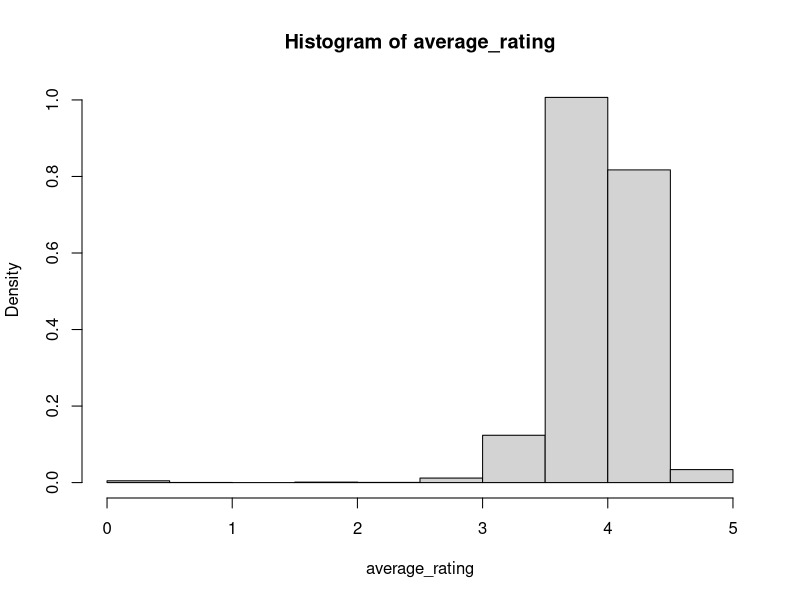
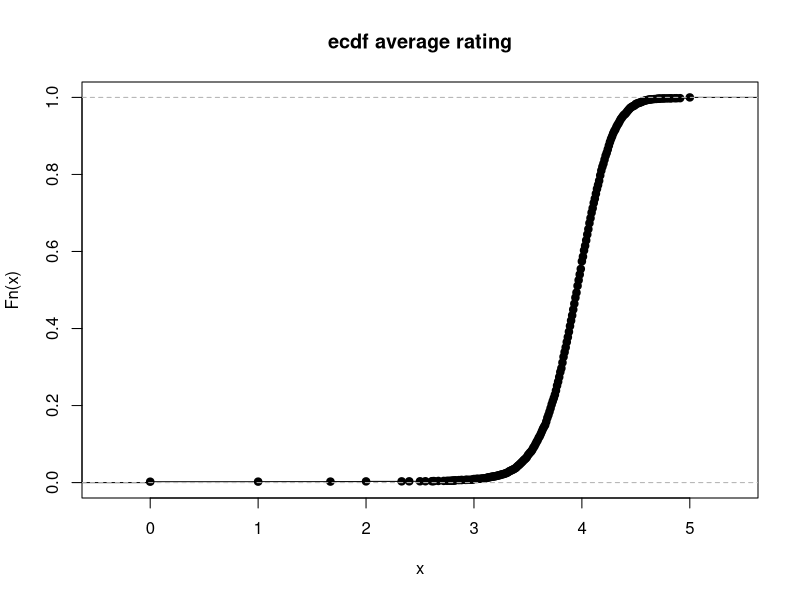
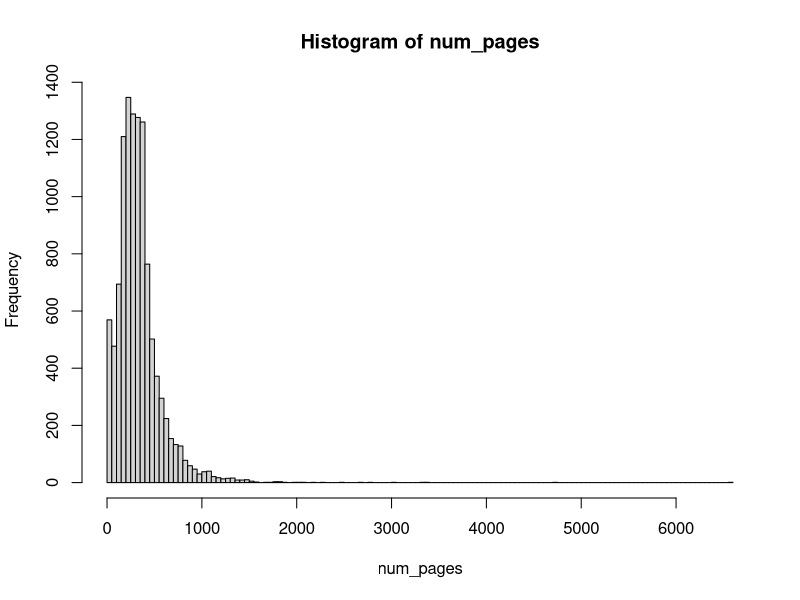
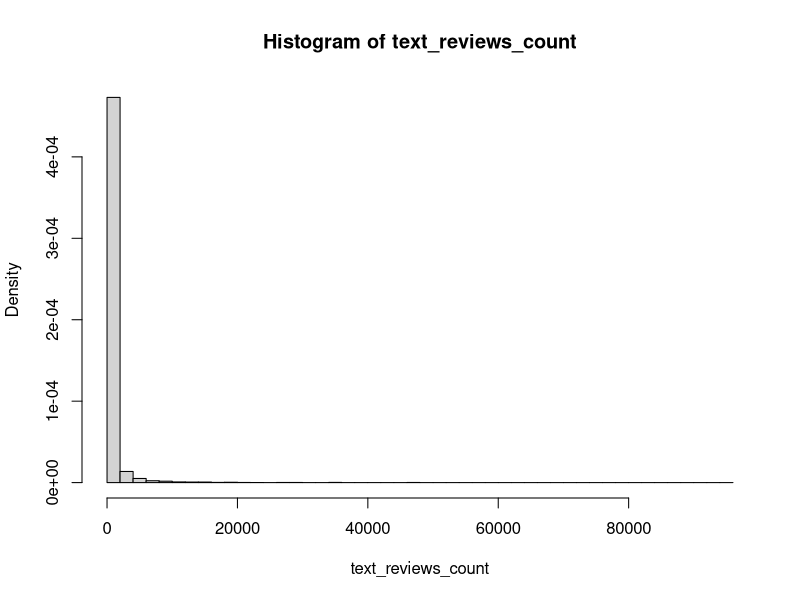
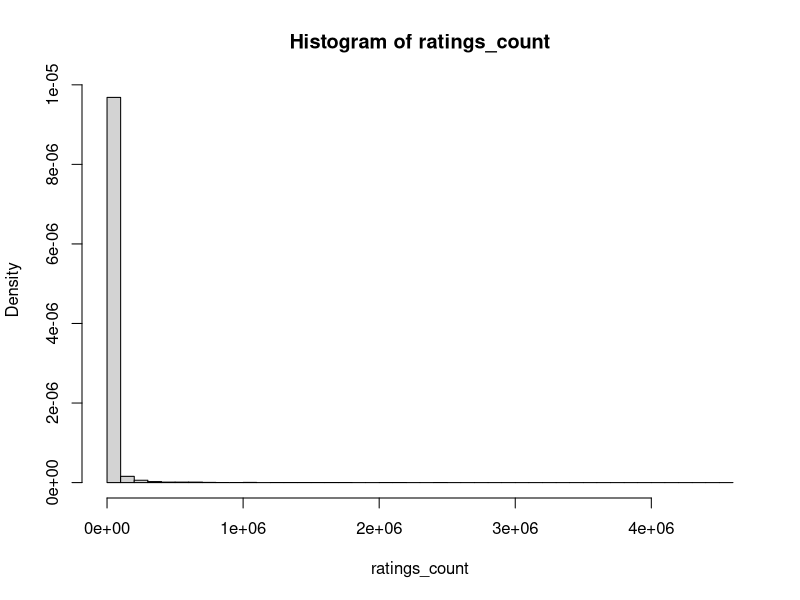
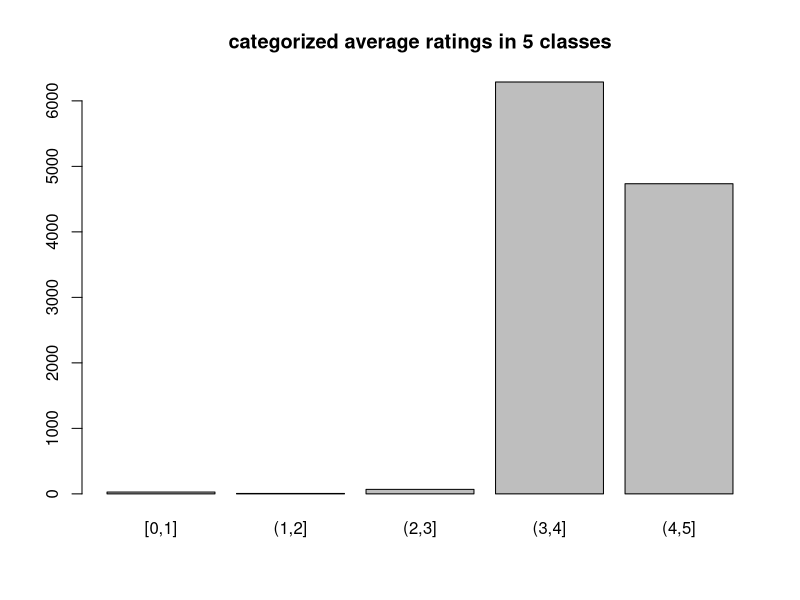
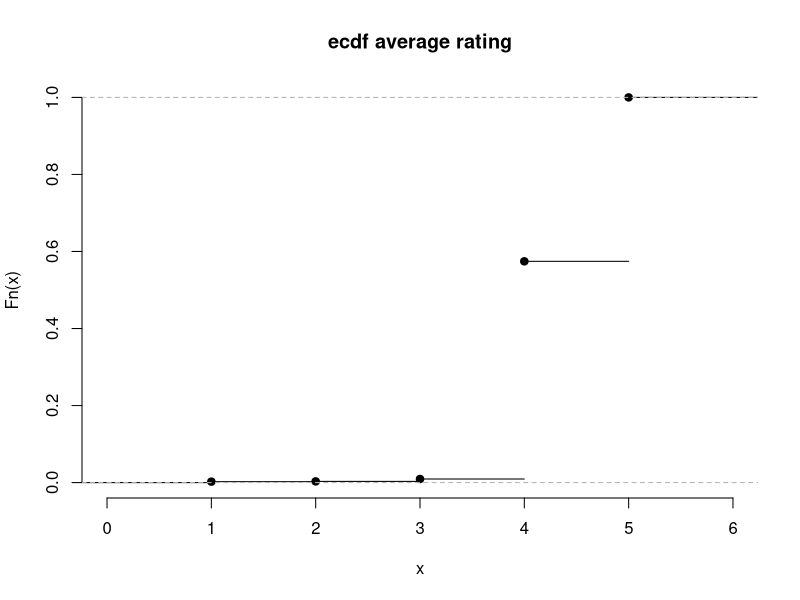
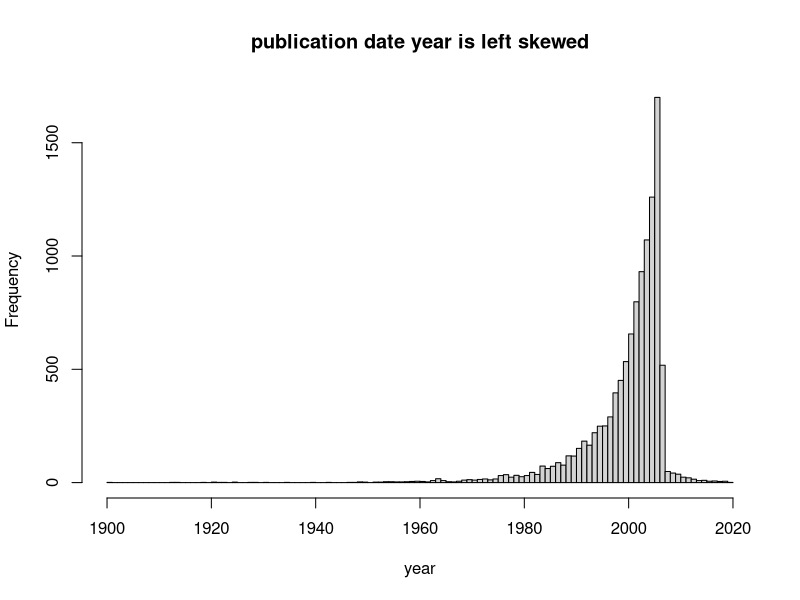

Write the R code that produced these figures, in order. (Note: this script raises an error after producing the figures.)
## ---- chunk 1
knitr::opts_chunk$set(echo = F)
## ---- chunk 2
library(tidyverse)
library(skimr)
library(lubridate)
## ---- chunk 3
data <- read_csv("books.csv")
## ---- chunk 4
skim(data)
## ---- chunk 5
attach(data)
## ---- chunk 6
hist(average_rating,breaks = 10, probability  = T)
## ---- chunk 7
Fn_AR <- ecdf(average_rating)
plot(Fn_AR, main="ecdf average rating")
## ---- chunk 8
summary(average_rating)
## ---- chunk 9
hist(num_pages,breaks = 100)

## ---- chunk 10
summary(num_pages)
## ---- chunk 11
hist(text_reviews_count, breaks = 50,probability = TRUE)

## ---- chunk 12
summary(text_reviews_count)
## ---- chunk 13
hist(ratings_count, breaks = 50, prob = T)
## ---- chunk 14
nbClasses = 5
data$av_cat <- cut(average_rating,breaks = seq(0,5,by = 5/nbClasses),closed = "right", include.lowest = T
                         )
 barplot(table(data$av_cat),
         main = sprintf("categorized average ratings in %d classes",
                        nbClasses ))
## ---- chunk 15
Fn_AR <- ecdf(data$av_cat)
plot(Fn_AR, main = "ecdf average rating", frame = F)
## ---- chunk 16
table(data$av_cat)
## ---- chunk 17
round(prop.table(table(data$av_cat)),3)
## ---- chunk 18
cumsum(round(prop.table(table(data$av_cat)),1))
## ---- chunk 19
qualitative_data <- data %>% 
    discard(is.numeric)
head(qualitative_data)
## ---- chunk 20
length(unique(title ))
## ---- chunk 21
data %>% 
  select(title,average_rating) %>% 
  group_by(title) %>% 
  arrange(desc(average_rating)) %>% 
  head(5)
## ---- chunk 22
length(unique(authors))
## ---- chunk 23
data %>% 
  select(authors,average_rating) %>% 
  group_by(authors) %>% 
  summarize( mean_avg_rating = mean(average_rating)) %>% 
  arrange ( desc(mean_avg_rating)) %>% 
  head(5)
## ---- chunk 24
data %>% 
  select(language_code,average_rating) %>% 
  group_by(language_code) %>% 
  summarise(num_books_published = n()) %>% 
  arrange (desc(num_books_published)) %>% 
  head(5)
## ---- chunk 25
data %>% 
  select(publisher,average_rating) %>% 
  group_by(publisher) %>% 
  summarize( mean_avg_rating = mean(average_rating)) %>% 
  arrange (desc(mean_avg_rating)) %>% 
  head(5)
## ---- chunk 26
data$publication_date[c(8181 ,11099)]
## ---- chunk 27
cnt = 0
data$year <- vector(mode = "numeric",length(data$publication_date))
for (i in 1:length(data$publication_date)){
#i = 8181
  date0 <- data$publication_date[i]
  date0_vect <- str_c(unlist(str_split(date0,"/")))
    
  if (date0_vect[1]  %in% c("4","6","9","11") & as.numeric(date0_vect[2]) > 30) {
    date0 <- str_c(date0_vect[1],"30",date0_vect[3],sep ="-")
   # day(date0) <- 30
    
  }
  else{
    date0 <- str_c(date0_vect[1],date0_vect[2],date0_vect[3],sep ="-")  
  }
  data$year[i] <- as.numeric(date0_vect[3])
  data$publication_date[i] <- date0
cnt = cnt + 1
}

# check for bad formats records 
data$publication_date[c(8181 ,11099)]
## ---- chunk 28
head(data$publication_date)
tail(data$publication_date)
## ---- chunk 29
hist(data$year,
     breaks = 100,
     xlab = "year",
     main ="publication date year is left skewed")
## ---- chunk 30
hist_year <-hist(data$year,
     breaks = 100,
     xlim = c(1980,2010),
     main = "histogram of publication year from 1980",
     xlab = "year")


## ---- chunk 31
summary(data$year)
## ---- chunk 32
data %>% 
  select(year, average_rating) %>% 
  group_by(year) %>% 
  summarize(n_books_published=n()) %>% 
  arrange(desc(n_books_published),year) %>% 
  head(5)
## ---- chunk 33
data %>% 
  group_by(year) %>% 
  summarize(num_books_published = n(),avg_rating = mean(average_rating)) %>% 
  arrange(desc(num_books_published))
## ---- chunk 34
data %>% 
  ggplot(aes(year,average_rating, 
             color = between(average_rating ,3,4.7) & between(year,1975,2010) )) + 
  geom_point() +
  labs(title = "average rating between 3 and 4.7 for years range 1900 to 2020",
       color = "average rating between 3 and 4.7 and
       year between 1975 and 2005")
## ---- chunk 35
# categorizing year
data$year_cat <- cut_width(data$year,width = 9)
data %>% 
  ggplot(aes(year_cat, average_rating, 
             fill = between(average_rating,2.7,4.5))) + geom_boxplot() +
  labs(y = "average rating") +
  theme(axis.text.x  = element_text (hjust = -.1, angle = -45))
## ---- chunk 36
data %>% 
  filter(between(year,1990,2020)) %>% 
  ggplot(aes(year_cat,average_rating)) + geom_boxplot() +
  labs(x = "year of publication 1990")
## ---- chunk 37
data %>% 
  filter(year >= 1976) %>% 
  ggplot(aes(year_cat,average_rating)) + geom_boxplot() + 
  labs(x = "year of publication above 1976")
## ---- chunk 38
data %>% group_by(year) %>% 
  summarize(across(.cols = c(average_rating,ratings_count),
                                 funs = mean))
## ---- chunk 39
data_num <- data %>% 
  keep(is.numeric) %>% 
  select(-bookID)
  
## ---- chunk 40
str(data_num)
## ---- chunk 41
skim(data_num)
## ---- chunk 42
set.seed(1243)
index_train0 <- sample(1:(dim(data_num)[1]),round(0.8*(dim(data_num)[1])), replace = F)
index_train1 <- sample(index_train0,round(0.8*length(index_train0)), replace = F)
index_val <- sample(index_train0,round(0.2*length(index_train0)), replace = F)

train1 <- data_num[index_train1,]
valid <- data_num[index_val,]
test <- data_num[-index_train0,]
## ---- chunk 43
dim(train1)
dim(valid)
dim(test)
## ---- chunk 44
skim(train1)
skim(valid)
skim(test)
## ---- chunk 45
# tree
# rf
